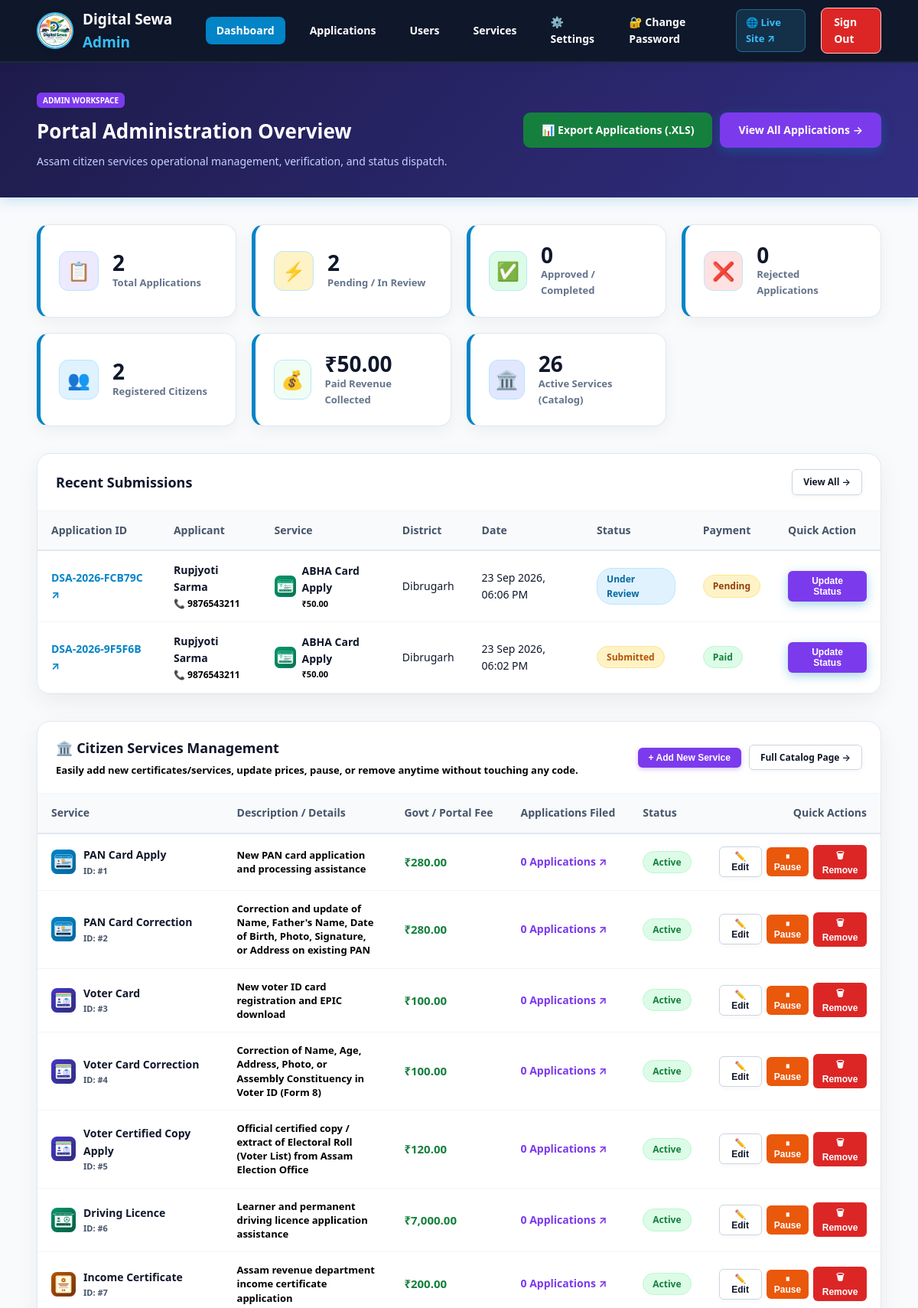
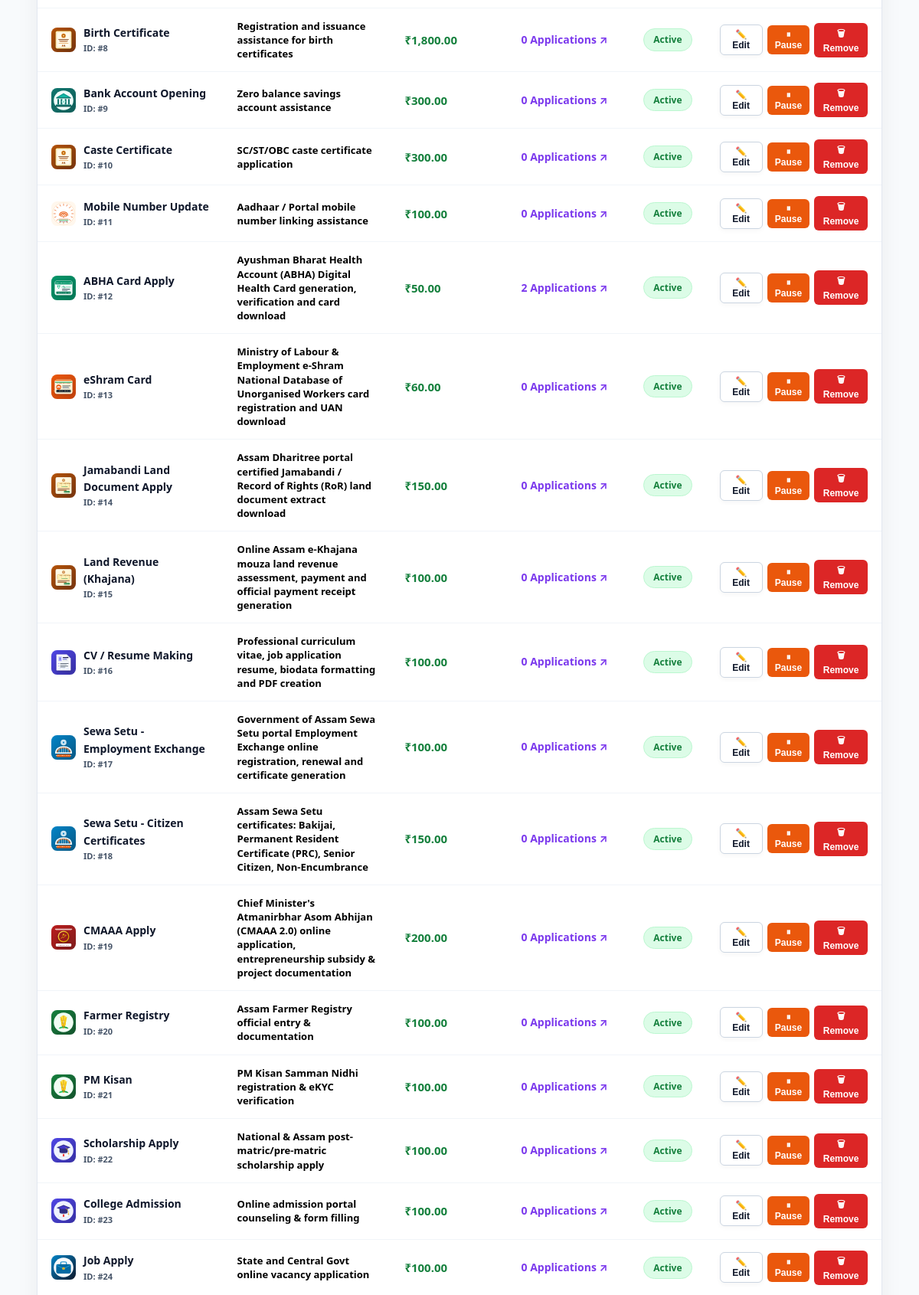
Page /admin/dashboard.php (signed in, upper part) on the committed database (2 pictures, top to bottom).
### tables this page shows
CREATE TABLE `applications` (
  `id` int NOT NULL,
  `application_id` varchar(30) NOT NULL,
  `user_id` int NOT NULL,
  `service_id` int NOT NULL,
  `full_name` varchar(150) NOT NULL,
  `mobile` varchar(15) NOT NULL,
  `email` varchar(150) DEFAULT NULL,
  `district` varchar(100) DEFAULT NULL,
  `address` text,
  `status` enum('submitted','under_review','approved','rejected','completed') DEFAULT 'submitted',
  `remarks` text,
  `payment_status` enum('pending','paid','verified','rejected') DEFAULT 'pending',
  `issued_document` varchar(500) DEFAULT NULL,
  `document_status` enum('pending','verified','rejected') DEFAULT 'pending',
  `created_at` timestamp NOT NULL DEFAULT CURRENT_TIMESTAMP,
  `updated_at` timestamp NOT NULL DEFAULT CURRENT_TIMESTAMP ON UPDATE CURRENT_TIMESTAMP
);

CREATE TABLE `services` (
  `id` int NOT NULL,
  `service_name` varchar(150) NOT NULL,
  `description` text,
  `fee` decimal(10,2) DEFAULT '0.00',
  `required_docs` text,
  `status` enum('active','inactive') DEFAULT 'active',
  `created_at` timestamp NOT NULL DEFAULT CURRENT_TIMESTAMP
);

### admin/dashboard.php (the view, shortened to what the rows shown need)
<?php
require_once __DIR__ . '/../config/database.php';
$recentApps = $pdo->query("
    SELECT a.*, s.service_name, s.fee,
           (SELECT COUNT(*) FROM application_documents WHERE application_id = a.id) as doc_count
    FROM applications a
    JOIN services s ON a.service_id = s.id
    ORDER BY a.created_at DESC
    LIMIT 10
")->fetchAll();
$allServices = $pdo->query("
    SELECT s.*,
           (SELECT COUNT(*) FROM applications WHERE service_id = s.id) as app_count
    FROM services s
    ORDER BY s.id ASC
")->fetchAll();
?>
<!DOCTYPE html>
<html lang="en">
<head>
    <link rel="stylesheet" href="../assets/css/style.css">
</head>
<body>
<div class="dashboard-header" style="background: linear-gradient(135deg, #1e1b4b, #312e81);">
    <div class="container">
        <div class="dashboard-nav-strip">
            <div>
                <h1 style="font-size: 26px; font-weight: 800; margin: 8px 0; color: white;">
                    Portal Administration Overview
                </h1>
            </div>
        </div>
    </div>
</div>
<div class="container" style="padding-bottom: 60px;">
    <div class="content-card">
        <?php if (empty($recentApps)): ?>
            <div style="padding: 40px; text-align: center; color: #64748b;">
                No applications submitted yet.
            </div>
        <?php else: ?>
            <div class="data-table-container">
                <table class="data-table">
                    <thead>
                        <tr>
                            <th>Application ID</th>
                            <th>Applicant</th>
                            <th>Service</th>
                            <th>District</th>
                            <th>Date</th>
                            <th>Status</th>
                            <th>Payment</th>
                            <th>Quick Action</th>
                        </tr>
                    </thead>
                    <tbody>
                        <?php foreach ($recentApps as $app): ?>
                            <tr>
                                <td>
                                    <a href="../track.php?app_id=<?= urlencode($app['application_id']) ?>" target="_blank" style="font-weight: 700; color: var(--primary);">
                                        <?= htmlspecialchars($app['application_id']) ?> ↗
                                    </a>
                                </td>
                                <td>
                                    <b><?= htmlspecialchars($app['full_name']) ?></b>
                                    <div style="font-size: 12px; color: #000000; font-weight: 600;">📞 <?= htmlspecialchars($app['mobile']) ?></div>
                                </td>
                                <td>
                                    <div style="display: flex; align-items: center; gap: 8px;">
                                        <div style="width: 28px; height: 28px; flex-shrink: 0;">
                                            <?= get_service_logo_html($app['service_name'], '../') ?>
                                        </div>
                                        <div>
                                            <b><?= htmlspecialchars($app['service_name']) ?></b>
                                            <div style="font-size: 11px; color: #000000; font-weight: 600;"><?= format_currency($app['fee']) ?></div>
                                        </div>
                                    </div>
                                </td>
                                <td><?= htmlspecialchars($app['district']) ?></td>
                                <td><?= date('d M Y, h:i A', strtotime($app['created_at'])) ?></td>
                                <td><?= get_status_badge($app['status']) ?></td>
                                <td>
                                    <?php if ($app['payment_status'] === 'paid'): ?>
                                        <span class="status-badge badge-paid">Paid</span>
                                    <?php else: ?>
                                        <span class="status-badge badge-pending">Pending</span>
                                    <?php endif; ?>
                                </td>
                                <td>
                                    <button onclick="openStatusModal('<?= $app['id'] ?>', '<?= htmlspecialchars($app['application_id']) ?>', '<?= $app['status'] ?>', '<?= htmlspecialchars(addslashes($app['remarks'] ?? '')) ?>', '<?= $app['payment_status'] ?>', '<?= htmlspecialchars(addslashes($app['issued_document'] ?? '')) ?>')" class="btn primary sm" style="background: #7c3aed;">
                                        Update Status
                                    </button>
                                </td>
                            </tr>
                        <?php endforeach; ?>
                    </tbody>
                </table>
            </div>
        <?php endif; ?>
    </div>
    <div class="content-card" id="services-section" style="margin-top: 35px;">
        <div class="data-table-container">
            <table class="data-table">
                <thead>
                    <tr>
                        <th>Service</th>
                        <th>Description / Details</th>
                        <th>Govt / Portal Fee</th>
                        <th>Applications Filed</th>
                        <th>Status</th>
                        <th style="text-align: right;">Quick Actions</th>
                    </tr>
                </thead>
                <tbody>
                    <?php if (empty($allServices)): ?>
                        <tr>
                            <td colspan="6" style="text-align: center; color: #64748b; padding: 30px;">
                                No services found. Click "+ Add New Service" above to create one.
                            </td>
                        </tr>
                    <?php else: ?>
                        <?php foreach ($allServices as $svc): ?>
                            <tr>
                                <td>
                                    <div style="display: flex; align-items: center; gap: 10px;">
                                        <div style="width: 32px; height: 32px; flex-shrink: 0;">
                                            <?= get_service_logo_html($svc['service_name'], '../') ?>
                                        </div>
                                        <div>
                                            <b style="font-size: 14px; color: #0f172a;"><?= htmlspecialchars($svc['service_name']) ?></b>
                                            <div style="font-size: 11px; color: #475569; font-weight: 600;">ID: #<?= $svc['id'] ?></div>
                                        </div>
                                    </div>
                                </td>
                                <td style="max-width: 260px; font-size: 13px; color: #000000; font-weight: 600; line-height: 1.4;">
                                    <?= htmlspecialchars($svc['description'] ?? 'No description') ?>
                                </td>
                                <td>
                                    <span style="font-weight: 700; color: #15803d; font-size: 15px;">
                                        <?= format_currency($svc['fee']) ?>
                                    </span>
                                </td>
                                <td>
                                    <a href="applications.php?service_id=<?= $svc['id'] ?>" style="font-weight: 700; color: #7c3aed;">
                                        <?= (int)$svc['app_count'] ?> Applications ↗
                                    </a>
                                </td>
                                <td>
                                    <?php if ($svc['status'] === 'active'): ?>
                                        <span class="status-badge badge-approved">Active</span>
                                    <?php else: ?>
                                        <span class="status-badge badge-rejected">Inactive</span>
                                    <?php endif; ?>
                                </td>
                                <td style="text-align: right;">
                                    <div style="display: inline-flex; gap: 6px; align-items: center;">
                                        <button type="button" onclick="openEditServiceModal(<?= htmlspecialchars(json_encode($svc)) ?>)" class="btn secondary sm" style="padding: 5px 9px; font-size: 12px;" title="Edit service and fee">
                                            ✏️ Edit
                                        </button>
                                        <form action="dashboard.php" method="POST" style="display: inline; margin: 0;">
                                            <?php if ($svc['status'] === 'active'): ?>
                                                <button type="submit" class="btn warning sm" style="background: #ea580c; color: white; padding: 5px 9px; font-size: 12px; font-weight: 600; border: none; border-radius: 6px; cursor: pointer;" title="Hide service from citizens">
                                                    ⏸ Pause
                                                </button>
                                            <?php endif; ?>
                                        </form>
                                        <form action="dashboard.php" method="POST" style="display: inline; margin: 0;" onsubmit="return confirm('⚠️ PERMANENT SERVICE DELETION WARNING:\n\nAre you sure you want to permanently delete \'<?= htmlspecialchars(addslashes($svc['service_name'])) ?>\'?\n\nThis will remove it from the citizen portal. This action cannot be reversed.')">
                                            <button type="submit" class="btn danger sm" style="background: #dc2626; color: white; padding: 5px 9px; font-size: 12px; font-weight: 600; border: none; border-radius: 6px; cursor: pointer;" title="Permanently Delete Service">
                                                🗑 Remove
                                            </button>
                                        </form>
                                    </div>
                                </td>
                            </tr>
                        <?php endforeach; ?>
                    <?php endif; ?>
                </tbody>
            </table>
        </div>
    </div>
</div>
</body>
</html>

### config/database.php (shortened to what the rows shown need)
<?php
function format_currency($amount) {
    return '₹' . number_format((float)$amount, 2);
}
function get_status_badge($status) {
    switch (strtolower($status)) {
        case 'submitted':
            return '<span class="status-badge badge-submitted">Submitted</span>';
        case 'under_review':
            return '<span class="status-badge badge-review">Under Review</span>';
    }
}
function get_service_logo_html($name, $prefix = '') {
    $n = strtolower($name);
    $img = '';
    if (strpos($n, 'pan') !== false) {
        $img = $prefix . 'assets/images/services/pan.svg';
    } elseif (strpos($n, 'aadhaar') !== false || strpos($n, 'adhaar') !== false || strpos($n, 'mobile') !== false) {
        $img = $prefix . 'assets/images/services/aadhaar.svg';
    } elseif (strpos($n, 'voter') !== false || strpos($n, 'epic') !== false) {
        $img = $prefix . 'assets/images/services/voter.svg';
    } elseif (strpos($n, 'licence') !== false || strpos($n, 'license') !== false || strpos($n, 'dl') !== false) {
        $img = $prefix . 'assets/images/services/dl.svg';
    } elseif (strpos($n, 'cmaaa') !== false || strpos($n, 'atmanirbhar') !== false) {
        $img = $prefix . 'assets/images/services/cmaaa.svg';
    } elseif (strpos($n, 'sewa') !== false || strpos($n, 'setu') !== false || strpos($n, 'employment') !== false) {
        $img = $prefix . 'assets/images/services/sewasetu.svg';
    } elseif (strpos($n, 'abha') !== false || strpos($n, 'health') !== false) {
        $img = $prefix . 'assets/images/services/abha.svg';
    } elseif (strpos($n, 'eshram') !== false || strpos($n, 'shram') !== false) {
        $img = $prefix . 'assets/images/services/eshram.svg';
    } elseif (strpos($n, 'jamabandi') !== false || strpos($n, 'khajana') !== false || strpos($n, 'dharitree') !== false) {
        $img = $prefix . 'assets/images/services/land.svg';
    } elseif (strpos($n, 'resume') !== false || strpos($n, 'cv') !== false || strpos($n, 'biodata') !== false) {
        $img = $prefix . 'assets/images/services/resume.svg';
    } elseif (strpos($n, 'income') !== false || strpos($n, 'caste') !== false || strpos($n, 'certificate') !== false) {
        $img = $prefix . 'assets/images/services/certificate.svg';
    } elseif (strpos($n, 'birth') !== false) {
        $img = $prefix . 'assets/images/services/birth.svg';
    } elseif (strpos($n, 'bank') !== false) {
        $img = $prefix . 'assets/images/services/bank.svg';
    } elseif (strpos($n, 'farmer') !== false || strpos($n, 'kisan') !== false) {
        $img = $prefix . 'assets/images/services/farmer.svg';
    } elseif (strpos($n, 'scholarship') !== false || strpos($n, 'scholaship') !== false || strpos($n, 'college') !== false || strpos($n, 'admission') !== false) {
        $img = $prefix . 'assets/images/services/education.svg';
    } elseif (strpos($n, 'job') !== false) {
        $img = $prefix . 'assets/images/services/job.svg';
    } elseif (strpos($n, 'surya') !== false || strpos($n, 'solar') !== false) {
        $img = $prefix . 'assets/images/services/solar.svg';
    }
    if (!empty($img)) {
        return '<img src="' . htmlspecialchars($img) . '" alt="' . htmlspecialchars($name) . ' Logo" class="service-logo-img">';
    }
    return '<span class="service-icon emoji">📄</span>';
}
?>

### rows in the picture
applications: application "DSA-2026-FCB79C", full_name "Rupjyoti Sarma", mobile "9876543211", service.service_name "ABHA Card Apply", service.fee "₹50.00", district "Dibrugarh", created_at "23 Sep 2026, 06:06 PM", status "Under Review", payment_status "Pending"
applications: application "DSA-2026-9F5F6B", full_name "Rupjyoti Sarma", mobile "9876543211", service.service_name "ABHA Card Apply", service.fee "₹50.00", district "Dibrugarh", created_at "23 Sep 2026, 06:02 PM", status "Submitted", payment_status "Paid"
services: service_name "PAN Card Apply", id "1", description "New PAN card application and processing assistance", fee "₹280.00", app_count "0", status "Active"
services: service_name "PAN Card Correction", id "2", description "Correction and update of Name, Father's Name, Date of Birth, Photo, Signature, or Address on existing PAN", fee "₹280.00", app_count "0", status "Active"
services: service_name "Voter Card", id "3", description "New voter ID card registration and EPIC download", fee "₹100.00", app_count "0", status "Active"
services: service_name "Voter Card Correction", id "4", description "Correction of Name, Age, Address, Photo, or Assembly Constituency in Voter ID (Form 8)", fee "₹100.00", app_count "0", status "Active"
services: service_name "Voter Certified Copy Apply", id "5", description "Official certified copy / extract of Electoral Roll (Voter List) from Assam Election Office", fee "₹120.00", app_count "0", status "Active"
services: shows a picture, service_name "Driving Licence", id "6", description "Learner and permanent driving licence application assistance", fee "₹7,000.00", app_count "0", status "Active"
services: service_name "Income Certificate", id "7", description "Assam revenue department income certificate application", fee "₹200.00", app_count "0", status "Active"
services: service_name "Birth Certificate", id "8", description "Registration and issuance assistance for birth certificates", fee "₹1,800.00", app_count "0", status "Active"
services: shows a picture, service_name "Bank Account Opening", id "9", description "Zero balance savings account assistance", fee "₹300.00", app_count "0", status "Active"
services: service_name "Caste Certificate", id "10", description "SC/ST/OBC caste certificate application", fee "₹300.00", app_count "0", status "Active"
services: shows a picture, service_name "Mobile Number Update", id "11", description "Aadhaar / Portal mobile number linking assistance", fee "₹100.00", app_count "0", status "Active"
services: service_name "ABHA Card Apply", id "12", description "Ayushman Bharat Health Account (ABHA) Digital Health Card generation, verification and card download", fee "₹50.00", app_count "2", status "Active"
services: shows a picture, service_name "eShram Card", id "13", description "Ministry of Labour & Employment e-Shram National Database of Unorganised Workers card registration and UAN download", fee "₹60.00", app_count "0", status "Active"
services: service_name "Jamabandi Land Document Apply", id "14", description "Assam Dharitree portal certified Jamabandi / Record of Rights (RoR) land document extract download", fee "₹150.00", app_count "0", status "Active"
services: service_name "Land Revenue (Khajana)", id "15", description "Online Assam e-Khajana mouza land revenue assessment, payment and official payment receipt generation", fee "₹100.00", app_count "0", status "Active"
services: shows a picture, service_name "CV / Resume Making", id "16", description "Professional curriculum vitae, job application resume, biodata formatting and PDF creation", fee "₹100.00", app_count "0", status "Active"
services: service_name "Sewa Setu - Employment Exchange", id "17", description "Government of Assam Sewa Setu portal Employment Exchange online registration, renewal and certificate generation", fee "₹100.00", app_count "0", status "Active"
services: service_name "Sewa Setu - Citizen Certificates", id "18", description "Assam Sewa Setu certificates: Bakijai, Permanent Resident Certificate (PRC), Senior Citizen, Non-Encumbrance", fee "₹150.00", app_count "0", status "Active"
services: shows a picture, service_name "CMAAA Apply", id "19", description "Chief Minister's Atmanirbhar Asom Abhijan (CMAAA 2.0) online application, entrepreneurship subsidy & project documentation", fee "₹200.00", app_count "0", status "Active"
services: service_name "Farmer Registry", id "20", description "Assam Farmer Registry official entry & documentation", fee "₹100.00", app_count "0", status "Active"
services: service_name "PM Kisan", id "21", description "PM Kisan Samman Nidhi registration & eKYC verification", fee "₹100.00", app_count "0", status "Active"
services: service_name "Scholarship Apply", id "22", description "National & Assam post-matric/pre-matric scholarship apply", fee "₹100.00", app_count "0", status "Active"
services: service_name "College Admission", id "23", description "Online admission portal counseling & form filling", fee "₹100.00", app_count "0", status "Active"
services: shows a picture, service_name "Job Apply", id "24", description "State and Central Govt online vacancy application", fee "₹100.00", app_count "0", status "Active"

### other values in the picture
$appStats['total'] "2"
$appStats['rejected_count'] "0"
$userStats "2"
format_currency($revenueTotal ?? 0) "₹50.00"
$activeServicesCount "26"
